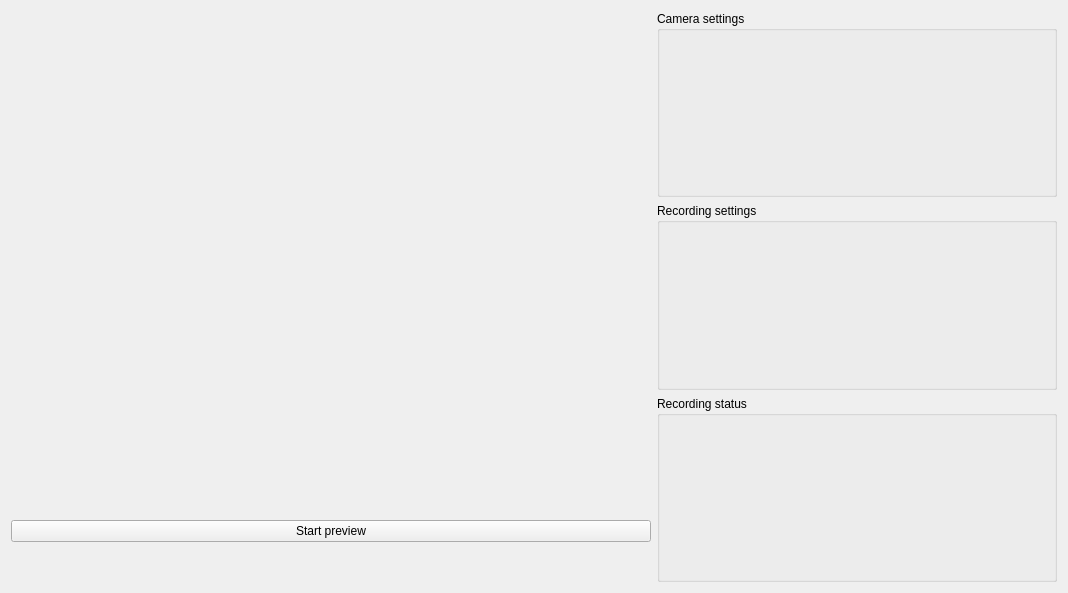
<?xml version="1.0" encoding="UTF-8"?>
<ui version="4.0">
 <class>MainWindow</class>
 <widget class="QWidget" name="MainWindow">
  <property name="geometry">
   <rect>
    <x>0</x>
    <y>0</y>
    <width>1068</width>
    <height>593</height>
   </rect>
  </property>
  <property name="windowTitle">
   <string>Video recorder</string>
  </property>
  <layout class="QHBoxLayout" name="horizontalLayout" stretch="1,0">
   <item>
    <layout class="QVBoxLayout" name="verticalLayout_2" stretch="1,0,0">
     <item>
      <widget class="VideoWidget" name="videoPreview" native="true">
       <property name="minimumSize">
        <size>
         <width>640</width>
         <height>480</height>
        </size>
       </property>
      </widget>
     </item>
     <item>
      <widget class="QPushButton" name="button_togglePreview">
       <property name="text">
        <string>Start preview</string>
       </property>
      </widget>
     </item>
     <item>
      <spacer name="verticalSpacer">
       <property name="orientation">
        <enum>Qt::Vertical</enum>
       </property>
       <property name="sizeHint" stdset="0">
        <size>
         <width>20</width>
         <height>40</height>
        </size>
       </property>
      </spacer>
     </item>
    </layout>
   </item>
   <item>
    <layout class="QVBoxLayout" name="verticalLayout">
     <item>
      <widget class="QGroupBox" name="groupBox_3">
       <property name="minimumSize">
        <size>
         <width>400</width>
         <height>0</height>
        </size>
       </property>
       <property name="title">
        <string>Camera settings</string>
       </property>
       <layout class="QVBoxLayout" name="verticalLayout_3">
        <item>
         <widget class="UICameraSettings" name="cameraSettings" native="true"/>
        </item>
       </layout>
      </widget>
     </item>
     <item>
      <widget class="QGroupBox" name="groupBox">
       <property name="title">
        <string>Recording settings</string>
       </property>
      </widget>
     </item>
     <item>
      <widget class="QGroupBox" name="groupBox_2">
       <property name="title">
        <string>Recording status</string>
       </property>
      </widget>
     </item>
    </layout>
   </item>
  </layout>
 </widget>
 <customwidgets>
  <customwidget>
   <class>UICameraSettings</class>
   <extends>QWidget</extends>
   <header>camera/UICameraSettings.h</header>
   <container>1</container>
  </customwidget>
  <customwidget>
   <class>VideoWidget</class>
   <extends>QWidget</extends>
   <header>VideoWidget.h</header>
   <container>1</container>
  </customwidget>
 </customwidgets>
 <resources/>
 <connections/>
</ui>
